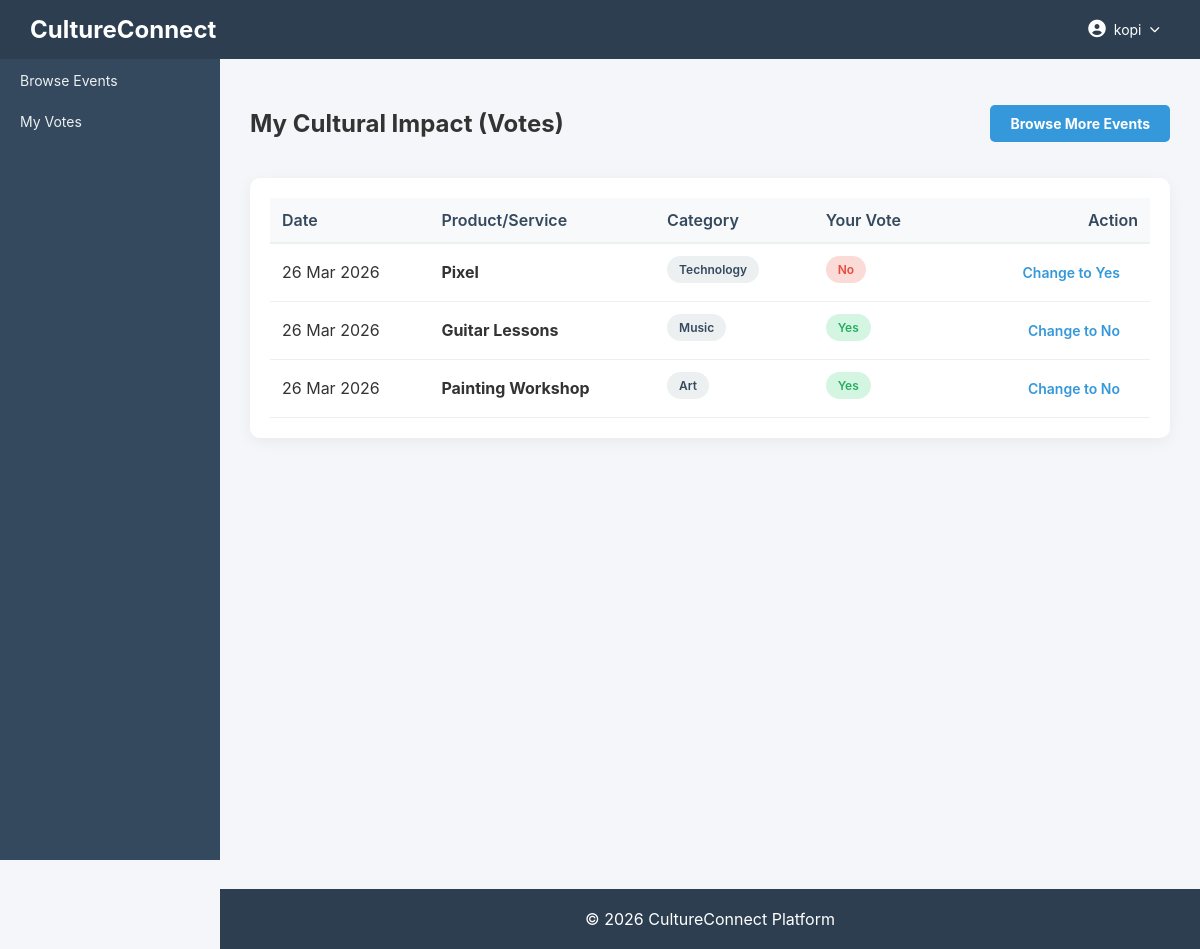
The app's page /votes (signed in) with its own data.
### tables this page shows
CREATE TABLE `votes` (
  `id` int(11) NOT NULL,
  `user_id` int(11) DEFAULT NULL,
  `product_id` int(11) DEFAULT NULL,
  `vote` enum('Yes','No') DEFAULT NULL,
  `created_at` timestamp NOT NULL DEFAULT current_timestamp()
);

CREATE TABLE `products` (
  `id` int(11) NOT NULL,
  `sme_id` int(11) DEFAULT NULL,
  `name` varchar(150) DEFAULT NULL,
  `description` text DEFAULT NULL,
  `category` varchar(100) DEFAULT NULL,
  `price_category` enum('Affordable','Moderate','Premium') DEFAULT NULL,
  `price` decimal(10,2) DEFAULT NULL,
  `availability` tinyint(1) DEFAULT 1,
  `created_at` timestamp NOT NULL DEFAULT current_timestamp()
);

### index.php (called while the page is built)
<?php
    require_once 'router.php';
?>

### views/votes/my_votes.php (the view, shortened to what this page needs)
<?php include($_SERVER['DOCUMENT_ROOT'] . '/cultureconnect/views/layouts/header.php'); ?>
<div class="content">
    <div class="flex-between mb-20">
        <h2>My Cultural Impact (Votes)</h2>
        <a href="/cultureconnect/products" class="btn btn-primary">Browse More Events</a>
    </div>
    <div class="activity">
        <table>
            <thead>
                <tr>
                    <th>Date</th>
                    <th>Product/Service</th>
                    <th>Category</th>
                    <th>Your Vote</th>
                    <th class="text-right">Action</th>
                </tr>
            </thead>
            <tbody>
                <?php if (count($votes) > 0): ?>
                    <?php foreach ($votes as $v): ?>
                    <tr>
                        <td><?php echo date('d M Y', strtotime($v['created_at'])); ?></td>
                        <td class="text-bold"><?php echo htmlspecialchars($v['product_name']); ?></td>
                        <td><span class="badge"><?php echo htmlspecialchars($v['category']); ?></span></td>
                        <td>
                            <span class="badge <?php echo $v['vote'] === 'Yes' ? 'badge-success' : 'badge-danger'; ?> text-bold">
                                <?php echo $v['vote']; ?>
                            </span>
                        </td>
                        <td class="text-right">
                            <form action="/cultureconnect/votes/store" method="POST" style="display:inline;">
                                <button type="submit" class="btn-link" style="border:none; cursor:pointer; background:none; font-family:inherit;">Change to <?php echo $v['vote'] === 'Yes' ? 'No' : 'Yes'; ?></button>
                            </form>
                        </td>
                    </tr>
                    <?php endforeach; ?>
                <?php else: ?>
                    <tr>
                        <td colspan="5" class="text-center text-muted">You haven't cast any votes yet. Start by browsing local services!</td>
                    </tr>
                <?php endif; ?>
            </tbody>
        </table>
    </div>
</div>
<?php include($_SERVER['DOCUMENT_ROOT'] . '/cultureconnect/views/layouts/footer.php'); ?>

### assets/css/style.css (style rules this page uses)
body { margin: 0; font-family: 'Inter', Arial, Helvetica, sans-serif; background: #f4f6f9; color: #333; }
.content { margin-left: 220px; padding: 30px; min-height: calc(100vh - 60px); }
.btn { display: inline-block; padding: 10px 20px; border-radius: 5px; text-decoration: none; font-weight: bold; cursor: pointer; border: none; transition: background 0.3s; font-size: 14px; text-align: center; }
.btn-primary { background: #3498db; color: white; }
.btn-link { display: inline-flex; align-items: center; gap: 8px; color: #3498db; text-decoration: none; font-weight: 600; font-size: 14px; padding: 8px 18px; border: 2px solid #3498db; border-radius: 25px; transition: all 0.3s cubic-bezier(0.175, 0.885, 0.32, 1.275); background: transparent; }
.activity { background: white; padding: 20px; border-radius: 10px; box-shadow: 0 4px 15px rgba(0,0,0,0.05); }
table { width: 100%; border-collapse: collapse; }
th { text-align: left; padding: 12px; background: #f8f9fa; color: #34495e; font-weight: 600; border-bottom: 2px solid #ecf0f1; }
td { padding: 12px; border-bottom: 1px solid #ecf0f1; vertical-align: middle; }
.text-right { text-align: right; }
.text-bold { font-weight: bold; }
.mb-20 { margin-bottom: 20px; }
.flex-between { display: flex; justify-content: space-between; align-items: center; }
.badge { display: inline-block; padding: 6px 12px; border-radius: 20px; font-size: 12px; font-weight: 600; background: #ecf0f1; color: #34495e; margin-right: 5px; margin-bottom: 5px; }
.badge-success { background: #d5f5e3; color: #27ae60; }
.badge-danger { background: #fadbd8; color: #e74c3c; }

### records on screen
votes: created_at "26 Mar 2026", product.name "Pixel", product.category "Technology", vote "No", shows "Yes"
votes: created_at "26 Mar 2026", product.name "Guitar Lessons", product.category "Music", vote "Yes", shows "No"
votes: created_at "26 Mar 2026", product.name "Painting Workshop", product.category "Art", vote "Yes", shows "No"

### other values on screen
$_SESSION['username'] "kopi"
